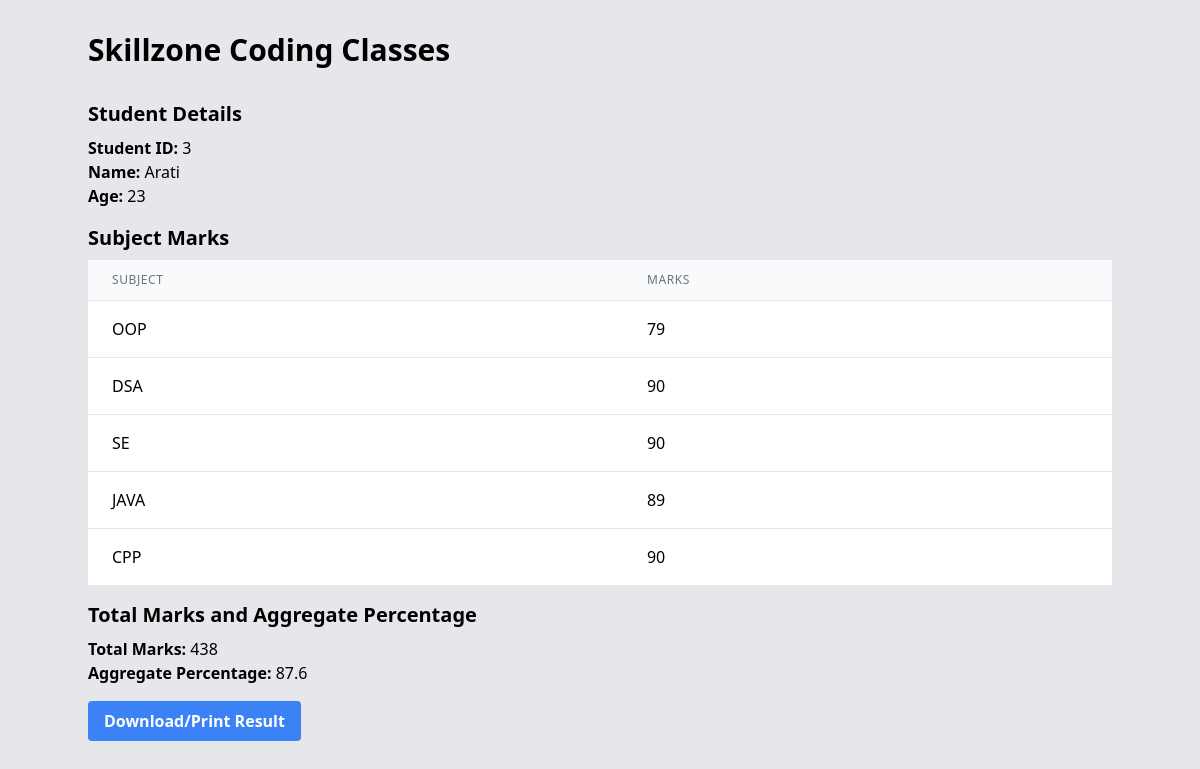
/student/dashboard/3, run on the app's committed database.
### tables this page shows
CREATE TABLE students
                 (id INTEGER PRIMARY KEY AUTOINCREMENT, name TEXT, age INTEGER, grade TEXT, branch TEXT, department TEXT, subject1 TEXT, subject2 TEXT, subject3 TEXT, subject4 TEXT, subject5 TEXT);

CREATE TABLE subjects
                 (id INTEGER PRIMARY KEY AUTOINCREMENT, student_id INTEGER, subject_name TEXT, mark INTEGER);

### app/views.py (the view)
@app.route('/student/dashboard/<int:student_id>')
def student_dashboard(student_id):
    conn = sqlite3.connect('students.db')
    c = conn.cursor()
    c.execute('SELECT name, age FROM students WHERE id = ?', (student_id,))
    student_details = c.fetchone()
    conn.close()
    if student_details:
        student_name, student_age = student_details
        conn = sqlite3.connect('students.db')
        c = conn.cursor()
        c.execute('SELECT subject_name, mark FROM subjects WHERE student_id = ?', (student_id,))
        subjects_with_marks = c.fetchall()
        conn.close()
        total_marks = sum(mark for _, mark in subjects_with_marks)
        aggregate_percentage = (total_marks / (len(subjects_with_marks) * 100)) * 100
        return render_template('student/student_dashboard.html', student_id=student_id, student_name=student_name, student_age=student_age, subjects_with_marks=subjects_with_marks, total_marks=total_marks, aggregate_percentage=aggregate_percentage)
    else:
        return render_template('error.html', error_message="Student details not found.")

### app/templates/student/student_dashboard.html (shortened to what this page needs)
<!DOCTYPE html>
<html lang="en">
<head>
    <link href="https://cdn.jsdelivr.net/npm/tailwindcss@2.2.19/dist/tailwind.min.css" rel="stylesheet">
</head>
<body class="bg-gray-200">
    <div class="container mx-auto">
        <h1 class="text-3xl font-bold my-8">Skillzone Coding Classes</h1>
        <div class="mb-4">
            <h2 class="text-xl font-bold mb-2">Student Details</h2>
            <p><strong>Student ID:</strong> {{ student_id }}</p>
            <p><strong>Name:</strong> {{ student_name }}</p>
            <p><strong>Age:</strong> {{ student_age }}</p>
        </div>
        <div class="mb-4">
            <h2 class="text-xl font-bold mb-2">Subject Marks</h2>
            <table class="min-w-full divide-y divide-gray-200">
                <thead>
                    <tr>
                        <th class="px-6 py-3 bg-gray-50 text-left text-xs font-medium text-gray-500 uppercase tracking-wider">Subject</th>
                        <th class="px-6 py-3 bg-gray-50 text-left text-xs font-medium text-gray-500 uppercase tracking-wider">Marks</th>
                    </tr>
                </thead>
                <tbody class="bg-white divide-y divide-gray-200">
                    {% for subject, mark in subjects_with_marks %}
                    <tr>
                        <td class="px-6 py-4 whitespace-nowrap">{{ subject }}</td>
                        <td class="px-6 py-4 whitespace-nowrap">{{ mark }}</td>
                    </tr>
                    {% endfor %}
                </tbody>
            </table>
        </div>
        <div class="mb-4">
            <h2 class="text-xl font-bold mb-2">Total Marks and Aggregate Percentage</h2>
            <p><strong>Total Marks:</strong> {{ total_marks }}</p>
            <p><strong>Aggregate Percentage:</strong> {{ aggregate_percentage }}</p>
        </div>
        <div class="mb-4">
            <button id="downloadBtn" class="bg-blue-500 hover:bg-blue-700 text-white font-bold py-2 px-4 rounded">Download/Print Result</button>
        </div>
    </div>
</body>
</html>

### data on the page
students: name "Arati"
subjects: subject_name "OOP", mark "79"
subjects: subject_name "DSA", mark "90"
subjects: subject_name "SE", mark "90"
subjects: subject_name "JAVA", mark "89"
subjects: subject_name "CPP", mark "90"

### other printed values
{{ student_id }} "3"
{{ student_age }} "23"
{{ total_marks }} "438"
{{ aggregate_percentage }} "87.6"
